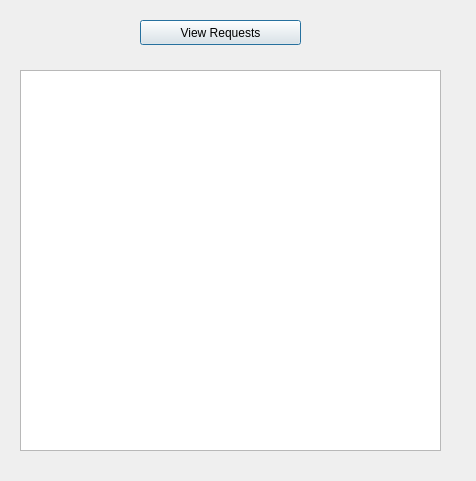
<?xml version="1.0" encoding="UTF-8"?>
<ui version="4.0">
 <class>VRequests</class>
 <widget class="QDialog" name="VRequests">
  <property name="geometry">
   <rect>
    <x>0</x>
    <y>0</y>
    <width>476</width>
    <height>481</height>
   </rect>
  </property>
  <property name="windowTitle">
   <string>Dialog</string>
  </property>
  <widget class="QTextBrowser" name="textBrowser">
   <property name="geometry">
    <rect>
     <x>20</x>
     <y>70</y>
     <width>421</width>
     <height>381</height>
    </rect>
   </property>
  </widget>
  <widget class="QPushButton" name="pushButton">
   <property name="geometry">
    <rect>
     <x>140</x>
     <y>20</y>
     <width>161</width>
     <height>25</height>
    </rect>
   </property>
   <property name="text">
    <string>View Requests</string>
   </property>
  </widget>
 </widget>
 <resources/>
 <connections/>
</ui>
